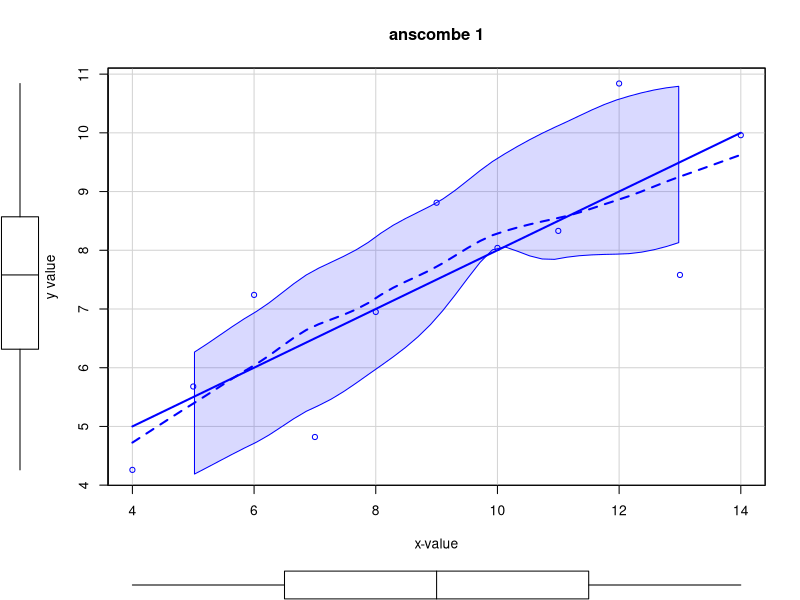
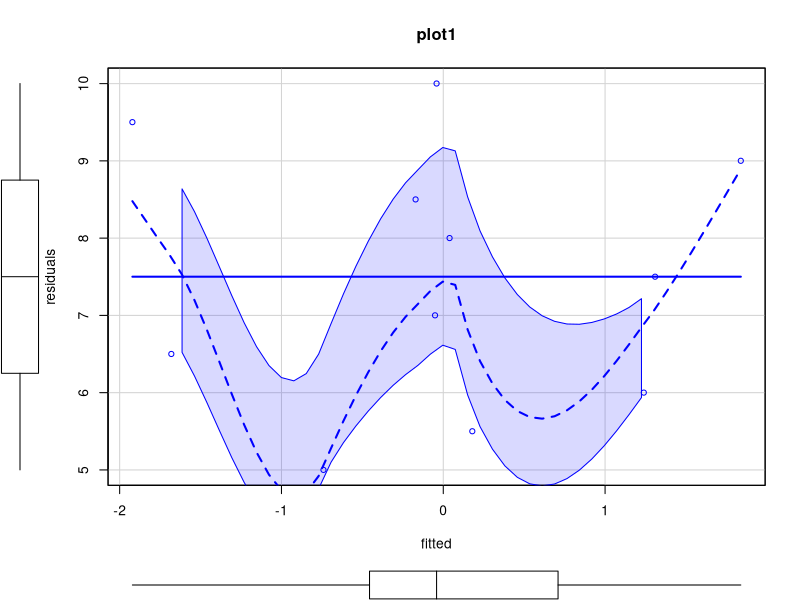
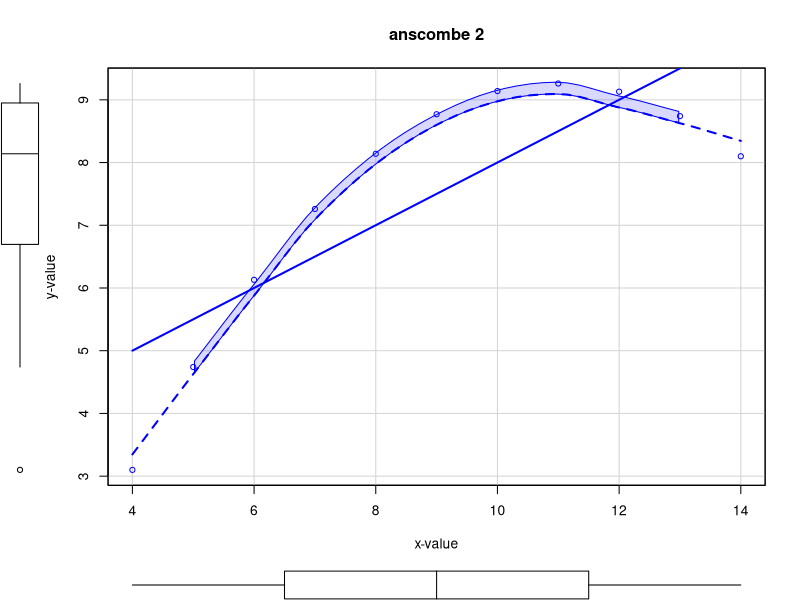
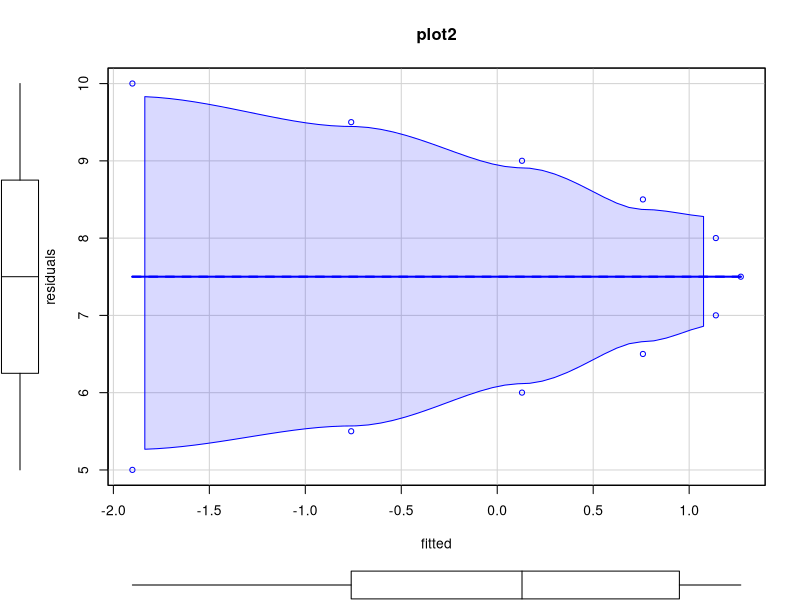
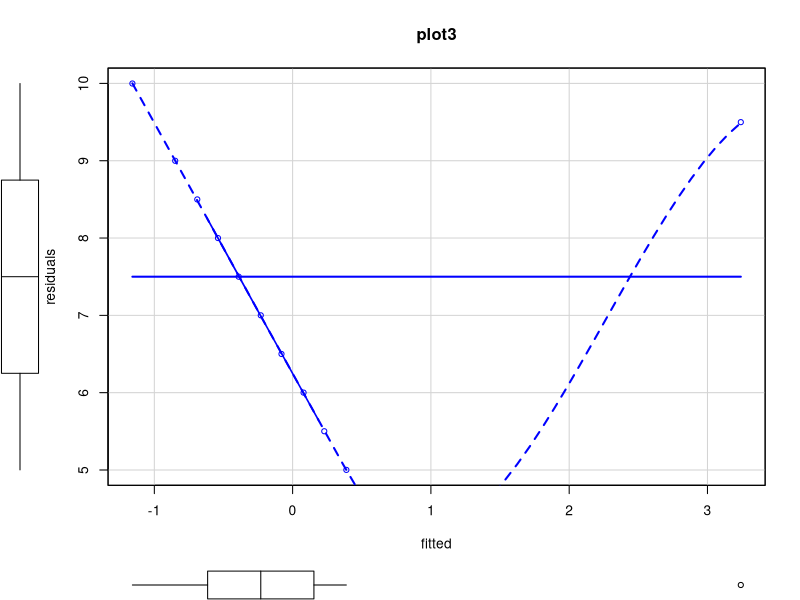
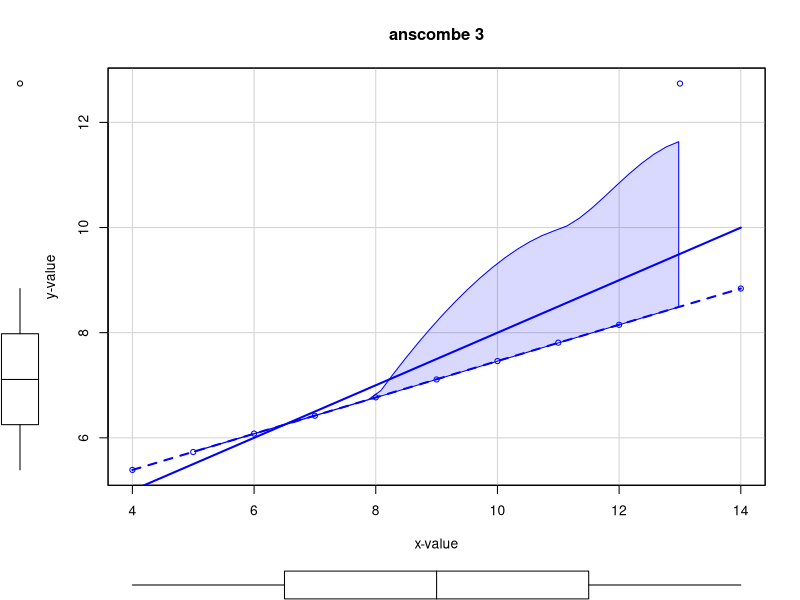
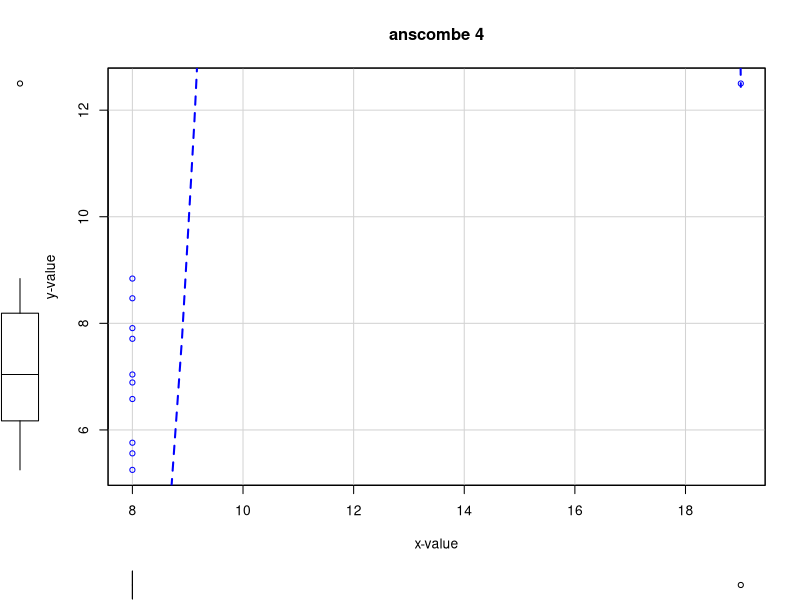

Generate these figures, in order, with R: (Note: this script raises an error after producing the figures.)
library("car")
install.packages("corrplot")
library(corrplot)
library(ggplot2)
library(gtable)
library(gridExtra)
#getwd()
setwd('/MSAN_USF/courses_fall/601_Linear_regression/homework/w3')

###QUestion 3
summary(anscombe)
View(anscombe)

lm_1 <- lm(y1 ~ x1, data = anscombe)
summary(lm_1)
anova(lm_1)
coef(lm_1)
y_1_hat <- coef(lm_1)[1]+ coef(lm_1)[2]*anscombe$x1
residuals(lm_1)

scatterplot(anscombe$x1 , anscombe$y1, xlab ="x-value"
            , ylab="y value", main="anscombe 1")
scatterplot(residuals(lm_1), fitted(lm_1), xlab= 'fitted', 
            ylab='residuals', main= 'plot1')
#R-squared 0.6665

lm_2 <- lm(y2 ~ x2, data = anscombe) #0.6662
summary(lm_2)
coef(lm_2)
anova(lm_2)
scatterplot(anscombe$x2 , anscombe$y2, xlab ="x-value"
            , ylab="y-value", main="anscombe 2")
y_2_hat <- coef(lm_2)[1]+ coef(lm_2)[2]*anscombe$x2
scatterplot(residuals(lm_2), fitted(lm_2),
            xlab= 'fitted', ylab='residuals', main='plot2')

lm_3 <- lm(y3 ~ x3, data = anscombe)#0.6663
coef(lm_3)
y_3_hat <- coef(lm_3)[1]+ coef(lm_3)[2]*anscombe$x3
summary(lm_3)
anova(lm_3)
scatterplot(residuals(lm_3), fitted(lm_3), xlab= 'fitted',
            ylab='residuals', main='plot3')

scatterplot(anscombe$x3 , anscombe$y3, xlab ="x-value"
            , ylab="y-value", main="anscombe 3")

lm_4 <- lm(y4 ~ x4, data = anscombe)#0.6667
coef(lm_4)
y_4_hat <- coef(lm_4)[1]+ coef(lm_4)[2]*anscombe$x4
summary(lm_4)
anova(lm_4)
scatterplot(anscombe$x4 , anscombe$y4, xlab ="x-value"
            , ylab="y-value", main="anscombe 4")
scatterplot(residuals(lm_4), fitted(lm_4), xlab= 'fitted', 
            ylab='residuals', main='plot4')

abline(a = coef(lm_4)[1], b = coef(lm_4)[2], col = 'blue')


#Question 4
#read extraColumnsOfRandomData.csv
#ncol(d)
names(d) <- make.names(names(d))


#y <- "BODYFAT"
#x <- names(d)[!names(d) %in% y]
#x
#y
#len_d <- length(names(d))
#col_formula <- names(d)[2]
#reading data from data source
d <- read.csv('extraColumnsOfRandomData.csv', header = TRUE)
x_num <- c()
R_sq <- c()
R_sq_adj <- c()
# looping all the elements to calculate the r_sq and rsq_adj for each model
for(i in 2:(ncol(d))){
  df <- d[, c(1:i)]
  lm_mod<- lm(df$BODYFAT~., data=df)
  x_num <- append(x_num, ncol(df)-1) 
  R_sq <- append(R_sq , summary(lm_mod)$r.squared) #0.6569396
  R_sq_adj<- append(R_sq_adj, summary(lm_mod)$adj.r.squared)
}
#data frame with x, r_sq, r_sq_adj
df1 <- data.frame(x_num, R_sq, R_sq_adj)
#plotting code 
opar <- par(mar=c(5,4,4,5)+0.1)
par(new=TRUE)
#axis(side=4)
#mtext(side=4,line=3.8,"R_sq_adj")
#legend("bottomright", legend=c("R_sq","R_sq_adj"), pch=c(1,3))opar <- par(mar=c(5,4,4,5)+0.1)
plot(df1$x_num,df1$R_sq, xlab = "Number of variables",ylab = "R_sq",main = "R vs Radj")
par(new=T)
plot(df1$x_num,df1$R_sq_adj,pch=3, axes = F,ylab="",xlab="")
axis(side=4)
mtext(side=4,line=3.8,"R_sq_adj")
legend("bottomright", legend=c("R_sq","R_sq_adj"), pch=c(1,3))

###END question 4
###QUestion 5
el_data <- read.table('electricBillData.txt', header= FALSE)
df_e_bill<- data.frame(Y = el_data$V4, avg_temp = el_data$V5, hdd = el_data$V6, 
                       cdd = el_data$V7, nfm = el_data$V8, nem = el_data$V9, 
                       hp1 = el_data$V10, hp2 = el_data$V11)

df_e_bill<- df_e_bill[!df_e_bill$Y == '*',]
df_e_bill$Y <- as.numeric(df_e_bill$Y)

lm_electric <- lm(Y~., data=df_e_bill)
summary(lm_electric)
anova(lm_electric)
Anova(lm_electric)
lm_electric_1 <- lm(Y~.-hp2, data=df_e_bill)
summary(lm_electric_1)

lm_electric_2 <- lm(Y~.-nfm, data=df_e_bill)
summary(lm_electric_2)
lm_electric_3 <- lm(Y~.-hdd, data=df_e_bill)
summary(lm_electric_3)
cor(df_e_bill)
cor(df_e_bill[sapply(df_e_bill, is.numeric)])

corrplot(cor(df_e_bill), method="number")
pairs(~., data=df_e_bill)
df_cor<- data.frame(x1 = df_e_bill$avg_temp,
                    x2 = df_e_bill$hdd,
                    x3 = df_e_bill$cdd)

cor(df_cor)
corrplot(cor(df_cor), method = c("circle"))
df_cor_1<- data.frame(x1 = df_e_bill$avg_temp,
                    x2 = df_e_bill$hdd,
                    x3 = df_e_bill$cdd,
                    Y = df_e_bill$Y)
lm_electric_4 <- lm(Y~., data=df_cor_1)
summary(lm_electric_4)

lm_electric5 <- lm(Y~.-avg_temp, data=df_e_bill)
summary(lm_electric5)

lm_electric5 <- lm(Y~.-avg_temp-hdd, data=df_e_bill)
summary(lm_electric5)
#0.778 is the r2 for this model. its teh co-efficient of determination
#and measure the proportionate reduction in of total variation in in montly bill
#associated with the use of the average temperature, heating degree days, 
#cooling degree days, number of family members, 
#whether or not there is a new electric meter, 
#whether or not the home’s first heat pump has been replaced, 
#and whether or not the home’s second heat pump has been replaced


####Question 6
scenic_data <- read.csv('SENIC_data.csv', header= FALSE)
df_sd <- data.frame(afs = scenic_data$V12, nn = scenic_data$V11)
library(lmtest)
summary(df_sd)
lm_sd_2 <- lm(nn ~ afs + I(afs^2), data= df_sd)
summary(lm_sd_2) #0.6569
summary(lm_sd_2)$r.squared #0.6569396
summary(lm_sd_2)$adj.r.squared #0.6507022
summary(lm_sd_2$residuals) 
Anova(lm_sd_2)
sse_1_2 <- sum((lm_sd_2$residuals)^2)
sse_1 <- sum((lm_sd_1$residuals)^2)
(sse_1 -sse_1_2)
r_1_2 <- (sse_1 -sse_1_2)/sse_1
r_2_1 <- (sse_2 - sse_1_2)/sse_2
lm_sd_1 <- lm(nn ~ afs, data= df_sd)
summary(lm_sd_1)$r.squared #0.6138809
summary(lm_sd_1)$adj.r.squared #0.6104023
resettest(lm_sd_2, power=2, type="fitted")
#p-value is high...quadratic is needed
residuals(lm_sd)
fitted(lm_sd)
scatterplot(fitted(lm_sd_2) , residuals(lm_sd_2), xlab ="fitted"
            , ylab="Residuals", main="Residual plot Scenic data")
##End






